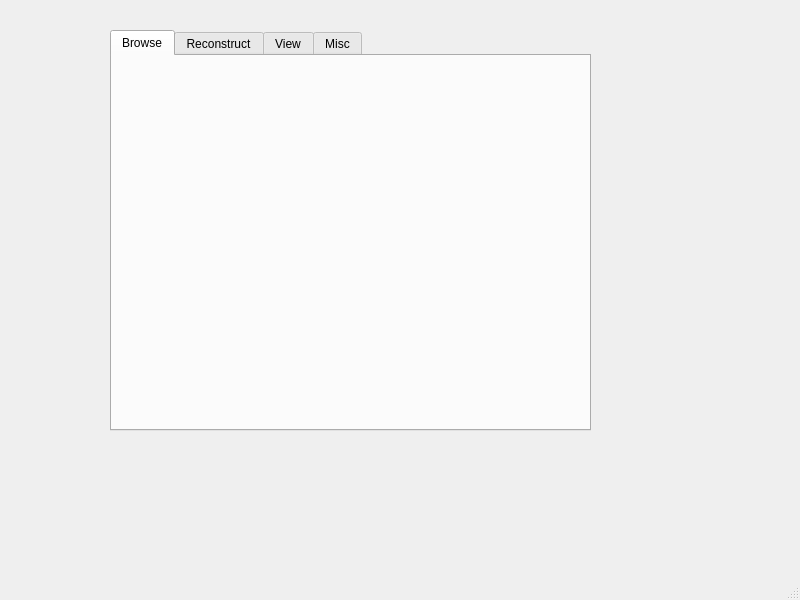
<?xml version="1.0" encoding="UTF-8"?>
<ui version="4.0">
 <class>MainWindow</class>
 <widget class="QMainWindow" name="MainWindow">
  <property name="geometry">
   <rect>
    <x>0</x>
    <y>0</y>
    <width>800</width>
    <height>600</height>
   </rect>
  </property>
  <property name="windowTitle">
   <string>MainWindow</string>
  </property>
  <widget class="QWidget" name="centralwidget">
   <widget class="QTabWidget" name="tabWidget">
    <property name="geometry">
     <rect>
      <x>110</x>
      <y>30</y>
      <width>481</width>
      <height>401</height>
     </rect>
    </property>
    <property name="currentIndex">
     <number>0</number>
    </property>
    <widget class="QWidget" name="tab">
     <attribute name="title">
      <string>Browse</string>
     </attribute>
    </widget>
    <widget class="QWidget" name="tab_4">
     <attribute name="title">
      <string>Reconstruct</string>
     </attribute>
    </widget>
    <widget class="QWidget" name="tab_3">
     <attribute name="title">
      <string>View</string>
     </attribute>
    </widget>
    <widget class="QWidget" name="Misc">
     <attribute name="title">
      <string>Misc</string>
     </attribute>
    </widget>
   </widget>
  </widget>
  <widget class="QMenuBar" name="menubar">
   <property name="geometry">
    <rect>
     <x>0</x>
     <y>0</y>
     <width>800</width>
     <height>21</height>
    </rect>
   </property>
  </widget>
  <widget class="QStatusBar" name="statusbar"/>
 </widget>
 <resources/>
 <connections/>
</ui>
